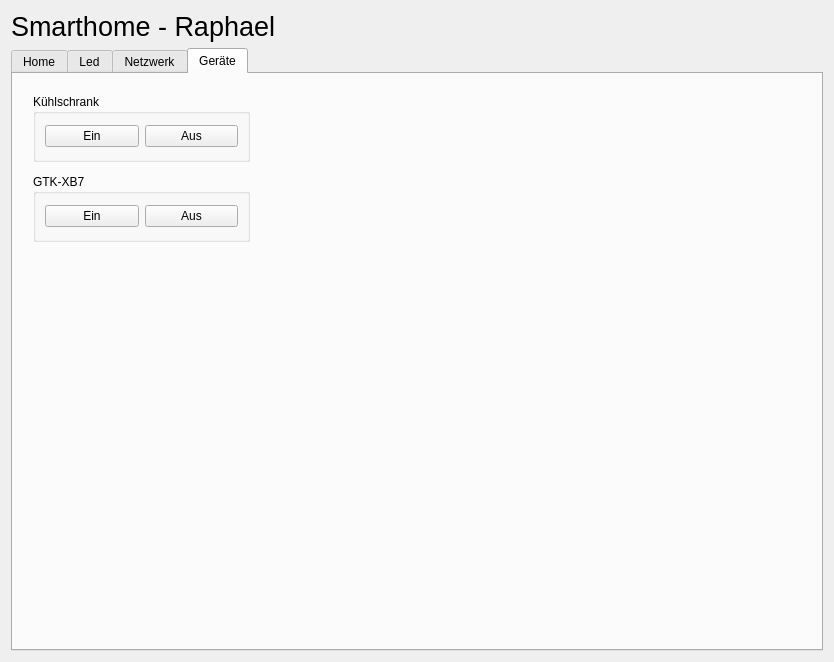
<?xml version="1.0" encoding="UTF-8"?>
<ui version="4.0">
 <class>Dialog</class>
 <widget class="QDialog" name="Dialog">
  <property name="geometry">
   <rect>
    <x>0</x>
    <y>0</y>
    <width>834</width>
    <height>662</height>
   </rect>
  </property>
  <property name="windowTitle">
   <string>Dialog</string>
  </property>
  <layout class="QVBoxLayout" name="verticalLayout">
   <item>
    <layout class="QHBoxLayout" name="horizontalLayout">
     <item>
      <widget class="QLabel" name="label">
       <property name="font">
        <font>
         <pointsize>20</pointsize>
        </font>
       </property>
       <property name="text">
        <string>Smarthome - Raphael</string>
       </property>
      </widget>
     </item>
    </layout>
   </item>
   <item>
    <layout class="QGridLayout" name="gridLayout">
     <item row="0" column="0">
      <widget class="QTabWidget" name="tabWidget">
       <property name="currentIndex">
        <number>3</number>
       </property>
       <widget class="QWidget" name="tab">
        <attribute name="title">
         <string>Home</string>
        </attribute>
        <widget class="QToolButton" name="toolButton">
         <property name="geometry">
          <rect>
           <x>856</x>
           <y>531</y>
           <width>41</width>
           <height>31</height>
          </rect>
         </property>
         <property name="text">
          <string>...</string>
         </property>
        </widget>
       </widget>
       <widget class="QWidget" name="home">
        <attribute name="title">
         <string>Led</string>
        </attribute>
        <layout class="QGridLayout" name="gridLayout_2">
         <item row="0" column="0">
          <widget class="QScrollArea" name="scrollArea">
           <property name="styleSheet">
            <string notr="true">background-color: rgb(240, 240, 240);</string>
           </property>
           <property name="widgetResizable">
            <bool>true</bool>
           </property>
           <widget class="QWidget" name="scrollAreaWidgetContents">
            <property name="geometry">
             <rect>
              <x>0</x>
              <y>0</y>
              <width>759</width>
              <height>943</height>
             </rect>
            </property>
            <layout class="QVBoxLayout" name="verticalLayout_3">
             <item>
              <widget class="QGroupBox" name="groupBox_7">
               <property name="enabled">
                <bool>true</bool>
               </property>
               <property name="minimumSize">
                <size>
                 <width>0</width>
                 <height>225</height>
                </size>
               </property>
               <property name="styleSheet">
                <string notr="true">background-color: rgb(255, 255, 255);</string>
               </property>
               <property name="title">
                <string>Alle Led's</string>
               </property>
               <widget class="QPushButton" name="Btn_LedColorAll">
                <property name="geometry">
                 <rect>
                  <x>590</x>
                  <y>20</y>
                  <width>93</width>
                  <height>28</height>
                 </rect>
                </property>
                <property name="text">
                 <string>Farbe</string>
                </property>
               </widget>
               <widget class="QWidget" name="widget_2" native="true">
                <property name="geometry">
                 <rect>
                  <x>690</x>
                  <y>20</y>
                  <width>360</width>
                  <height>200</height>
                 </rect>
                </property>
                <widget class="QWidget" name="W_ColorpickerAll" native="true">
                 <property name="geometry">
                  <rect>
                   <x>0</x>
                   <y>0</y>
                   <width>360</width>
                   <height>200</height>
                  </rect>
                 </property>
                </widget>
               </widget>
               <widget class="QLabel" name="L_Ledpin1">
                <property name="geometry">
                 <rect>
                  <x>10</x>
                  <y>30</y>
                  <width>81</width>
                  <height>31</height>
                 </rect>
                </property>
                <property name="text">
                 <string>Ledpin 1 :</string>
                </property>
               </widget>
               <widget class="QLabel" name="L_Ledpin2">
                <property name="geometry">
                 <rect>
                  <x>10</x>
                  <y>70</y>
                  <width>81</width>
                  <height>31</height>
                 </rect>
                </property>
                <property name="text">
                 <string>Ledpin 2 :</string>
                </property>
               </widget>
               <widget class="QLabel" name="L_Ledpin3">
                <property name="geometry">
                 <rect>
                  <x>10</x>
                  <y>110</y>
                  <width>81</width>
                  <height>31</height>
                 </rect>
                </property>
                <property name="text">
                 <string>Ledpin 3 :</string>
                </property>
               </widget>
               <widget class="QLabel" name="L_ShowColorAll">
                <property name="geometry">
                 <rect>
                  <x>590</x>
                  <y>60</y>
                  <width>71</width>
                  <height>31</height>
                 </rect>
                </property>
                <property name="font">
                 <font>
                  <family>Segoe UI Black</family>
                  <pointsize>12</pointsize>
                  <weight>75</weight>
                  <bold>true</bold>
                  <kerning>true</kerning>
                 </font>
                </property>
                <property name="text">
                 <string>Color</string>
                </property>
               </widget>
               <widget class="QPushButton" name="pushButton_8">
                <property name="geometry">
                 <rect>
                  <x>120</x>
                  <y>30</y>
                  <width>75</width>
                  <height>23</height>
                 </rect>
                </property>
                <property name="text">
                 <string>Test</string>
                </property>
               </widget>
              </widget>
             </item>
             <item>
              <widget class="QGroupBox" name="groupBox_8">
               <property name="minimumSize">
                <size>
                 <width>0</width>
                 <height>225</height>
                </size>
               </property>
               <property name="styleSheet">
                <string notr="true">background-color: rgb(255, 255, 255);</string>
               </property>
               <property name="title">
                <string>Ledband 1</string>
               </property>
               <widget class="QPushButton" name="Btn_LedColor1">
                <property name="geometry">
                 <rect>
                  <x>580</x>
                  <y>20</y>
                  <width>93</width>
                  <height>28</height>
                 </rect>
                </property>
                <property name="text">
                 <string>Farbe</string>
                </property>
               </widget>
               <widget class="QWidget" name="W_Colorpicker1" native="true">
                <property name="geometry">
                 <rect>
                  <x>690</x>
                  <y>10</y>
                  <width>360</width>
                  <height>200</height>
                 </rect>
                </property>
               </widget>
               <widget class="QGroupBox" name="groupBox_12">
                <property name="geometry">
                 <rect>
                  <x>10</x>
                  <y>20</y>
                  <width>61</width>
                  <height>61</height>
                 </rect>
                </property>
                <property name="title">
                 <string>Pin</string>
                </property>
                <layout class="QGridLayout" name="gridLayout_7">
                 <item row="0" column="1">
                  <widget class="QSpinBox" name="SP_Ledband_1">
                   <property name="maximum">
                    <number>40</number>
                   </property>
                  </widget>
                 </item>
                </layout>
               </widget>
               <widget class="QLabel" name="L_ShowColor1">
                <property name="geometry">
                 <rect>
                  <x>580</x>
                  <y>60</y>
                  <width>71</width>
                  <height>31</height>
                 </rect>
                </property>
                <property name="font">
                 <font>
                  <family>Segoe UI Black</family>
                  <pointsize>12</pointsize>
                  <weight>75</weight>
                  <bold>true</bold>
                  <kerning>true</kerning>
                 </font>
                </property>
                <property name="text">
                 <string>Color</string>
                </property>
               </widget>
               <widget class="QGroupBox" name="groupBox">
                <property name="geometry">
                 <rect>
                  <x>100</x>
                  <y>20</y>
                  <width>134</width>
                  <height>200</height>
                 </rect>
                </property>
                <property name="title">
                 <string>Modus</string>
                </property>
                <layout class="QGridLayout" name="gridLayout_4">
                 <item row="0" column="0">
                  <widget class="QPushButton" name="pushButton">
                   <property name="text">
                    <string>Rainbow</string>
                   </property>
                  </widget>
                 </item>
                 <item row="1" column="0">
                  <widget class="QPushButton" name="pushButton_4">
                   <property name="text">
                    <string>Rainbow Full</string>
                   </property>
                  </widget>
                 </item>
                 <item row="2" column="0">
                  <widget class="QPushButton" name="pushButton_3">
                   <property name="text">
                    <string>Theater Chase</string>
                   </property>
                  </widget>
                 </item>
                 <item row="3" column="0">
                  <widget class="QPushButton" name="pushButton_6">
                   <property name="text">
                    <string>Theater Chase Rainbow</string>
                   </property>
                  </widget>
                 </item>
                 <item row="4" column="0">
                  <widget class="QPushButton" name="pushButton_2">
                   <property name="text">
                    <string>Color Wipe</string>
                   </property>
                  </widget>
                 </item>
                 <item row="5" column="0">
                  <widget class="QPushButton" name="pushButton_9">
                   <property name="text">
                    <string>Color Wipe</string>
                   </property>
                  </widget>
                 </item>
                </layout>
               </widget>
               <widget class="QGroupBox" name="groupBox_2">
                <property name="geometry">
                 <rect>
                  <x>250</x>
                  <y>20</y>
                  <width>321</width>
                  <height>201</height>
                 </rect>
                </property>
                <property name="title">
                 <string>Control</string>
                </property>
                <widget class="QSlider" name="horizontalSlider">
                 <property name="geometry">
                  <rect>
                   <x>110</x>
                   <y>30</y>
                   <width>160</width>
                   <height>22</height>
                  </rect>
                 </property>
                 <property name="autoFillBackground">
                  <bool>false</bool>
                 </property>
                 <property name="value">
                  <number>0</number>
                 </property>
                 <property name="orientation">
                  <enum>Qt::Horizontal</enum>
                 </property>
                 <property name="invertedAppearance">
                  <bool>false</bool>
                 </property>
                 <property name="invertedControls">
                  <bool>false</bool>
                 </property>
                </widget>
                <widget class="QSlider" name="horizontalSlider_2">
                 <property name="geometry">
                  <rect>
                   <x>110</x>
                   <y>90</y>
                   <width>160</width>
                   <height>22</height>
                  </rect>
                 </property>
                 <property name="autoFillBackground">
                  <bool>false</bool>
                 </property>
                 <property name="value">
                  <number>0</number>
                 </property>
                 <property name="orientation">
                  <enum>Qt::Horizontal</enum>
                 </property>
                 <property name="invertedAppearance">
                  <bool>false</bool>
                 </property>
                 <property name="invertedControls">
                  <bool>false</bool>
                 </property>
                </widget>
                <widget class="QSlider" name="horizontalSlider_3">
                 <property name="geometry">
                  <rect>
                   <x>110</x>
                   <y>150</y>
                   <width>160</width>
                   <height>22</height>
                  </rect>
                 </property>
                 <property name="autoFillBackground">
                  <bool>false</bool>
                 </property>
                 <property name="value">
                  <number>0</number>
                 </property>
                 <property name="orientation">
                  <enum>Qt::Horizontal</enum>
                 </property>
                 <property name="invertedAppearance">
                  <bool>false</bool>
                 </property>
                 <property name="invertedControls">
                  <bool>false</bool>
                 </property>
                </widget>
                <widget class="QLabel" name="label_2">
                 <property name="geometry">
                  <rect>
                   <x>20</x>
                   <y>30</y>
                   <width>42</width>
                   <height>16</height>
                  </rect>
                 </property>
                 <property name="text">
                  <string>Speed</string>
                 </property>
                </widget>
               </widget>
              </widget>
             </item>
             <item>
              <widget class="QGroupBox" name="groupBox_13">
               <property name="minimumSize">
                <size>
                 <width>0</width>
                 <height>225</height>
                </size>
               </property>
               <property name="styleSheet">
                <string notr="true">background-color: rgb(255, 255, 255);</string>
               </property>
               <property name="title">
                <string>Ledband 2</string>
               </property>
               <widget class="QPushButton" name="Btn_LedColor2">
                <property name="geometry">
                 <rect>
                  <x>580</x>
                  <y>20</y>
                  <width>93</width>
                  <height>28</height>
                 </rect>
                </property>
                <property name="text">
                 <string>Farbe</string>
                </property>
               </widget>
               <widget class="QGroupBox" name="groupBox_14">
                <property name="geometry">
                 <rect>
                  <x>-10</x>
                  <y>290</y>
                  <width>1059</width>
                  <height>284</height>
                 </rect>
                </property>
                <property name="title">
                 <string>Ledband 3</string>
                </property>
                <widget class="QWidget" name="widget_7" native="true">
                 <property name="geometry">
                  <rect>
                   <x>590</x>
                   <y>40</y>
                   <width>221</width>
                   <height>111</height>
                  </rect>
                 </property>
                </widget>
                <widget class="QPushButton" name="pushButton_7">
                 <property name="geometry">
                  <rect>
                   <x>350</x>
                   <y>60</y>
                   <width>93</width>
                   <height>28</height>
                  </rect>
                 </property>
                 <property name="text">
                  <string>Farbe</string>
                 </property>
                </widget>
               </widget>
               <widget class="QWidget" name="W_Colorpicker2" native="true">
                <property name="geometry">
                 <rect>
                  <x>690</x>
                  <y>10</y>
                  <width>360</width>
                  <height>200</height>
                 </rect>
                </property>
               </widget>
               <widget class="QGroupBox" name="groupBox_15">
                <property name="geometry">
                 <rect>
                  <x>10</x>
                  <y>20</y>
                  <width>61</width>
                  <height>64</height>
                 </rect>
                </property>
                <property name="title">
                 <string>Pin</string>
                </property>
                <layout class="QGridLayout" name="gridLayout_8">
                 <item row="1" column="0">
                  <widget class="QSpinBox" name="SP_Ledband_2">
                   <property name="maximum">
                    <number>40</number>
                   </property>
                  </widget>
                 </item>
                </layout>
               </widget>
               <widget class="QLabel" name="L_ShowColor2">
                <property name="geometry">
                 <rect>
                  <x>580</x>
                  <y>60</y>
                  <width>71</width>
                  <height>31</height>
                 </rect>
                </property>
                <property name="font">
                 <font>
                  <family>Segoe UI Black</family>
                  <pointsize>12</pointsize>
                  <weight>75</weight>
                  <bold>true</bold>
                  <kerning>true</kerning>
                 </font>
                </property>
                <property name="text">
                 <string>Color</string>
                </property>
               </widget>
               <widget class="QGroupBox" name="groupBox_3">
                <property name="geometry">
                 <rect>
                  <x>100</x>
                  <y>20</y>
                  <width>134</width>
                  <height>200</height>
                 </rect>
                </property>
                <property name="title">
                 <string>Modus</string>
                </property>
                <layout class="QGridLayout" name="gridLayout_5">
                 <item row="0" column="0">
                  <widget class="QPushButton" name="pushButton_10">
                   <property name="text">
                    <string>Rainbow</string>
                   </property>
                  </widget>
                 </item>
                 <item row="1" column="0">
                  <widget class="QPushButton" name="pushButton_11">
                   <property name="text">
                    <string>Rainbow Full</string>
                   </property>
                  </widget>
                 </item>
                 <item row="2" column="0">
                  <widget class="QPushButton" name="pushButton_12">
                   <property name="text">
                    <string>Theater Chase</string>
                   </property>
                  </widget>
                 </item>
                 <item row="3" column="0">
                  <widget class="QPushButton" name="pushButton_13">
                   <property name="text">
                    <string>Theater Chase Rainbow</string>
                   </property>
                  </widget>
                 </item>
                 <item row="4" column="0">
                  <widget class="QPushButton" name="pushButton_14">
                   <property name="text">
                    <string>Color Wipe</string>
                   </property>
                  </widget>
                 </item>
                 <item row="5" column="0">
                  <widget class="QPushButton" name="pushButton_15">
                   <property name="text">
                    <string>Color Wipe</string>
                   </property>
                  </widget>
                 </item>
                </layout>
               </widget>
               <widget class="QGroupBox" name="groupBox_5">
                <property name="geometry">
                 <rect>
                  <x>250</x>
                  <y>20</y>
                  <width>321</width>
                  <height>201</height>
                 </rect>
                </property>
                <property name="title">
                 <string>Control</string>
                </property>
                <widget class="QSlider" name="horizontalSlider_4">
                 <property name="geometry">
                  <rect>
                   <x>110</x>
                   <y>30</y>
                   <width>160</width>
                   <height>22</height>
                  </rect>
                 </property>
                 <property name="autoFillBackground">
                  <bool>false</bool>
                 </property>
                 <property name="value">
                  <number>0</number>
                 </property>
                 <property name="orientation">
                  <enum>Qt::Horizontal</enum>
                 </property>
                 <property name="invertedAppearance">
                  <bool>false</bool>
                 </property>
                 <property name="invertedControls">
                  <bool>false</bool>
                 </property>
                </widget>
                <widget class="QSlider" name="horizontalSlider_5">
                 <property name="geometry">
                  <rect>
                   <x>110</x>
                   <y>90</y>
                   <width>160</width>
                   <height>22</height>
                  </rect>
                 </property>
                 <property name="autoFillBackground">
                  <bool>false</bool>
                 </property>
                 <property name="value">
                  <number>0</number>
                 </property>
                 <property name="orientation">
                  <enum>Qt::Horizontal</enum>
                 </property>
                 <property name="invertedAppearance">
                  <bool>false</bool>
                 </property>
                 <property name="invertedControls">
                  <bool>false</bool>
                 </property>
                </widget>
                <widget class="QSlider" name="horizontalSlider_6">
                 <property name="geometry">
                  <rect>
                   <x>110</x>
                   <y>150</y>
                   <width>160</width>
                   <height>22</height>
                  </rect>
                 </property>
                 <property name="autoFillBackground">
                  <bool>false</bool>
                 </property>
                 <property name="value">
                  <number>0</number>
                 </property>
                 <property name="orientation">
                  <enum>Qt::Horizontal</enum>
                 </property>
                 <property name="invertedAppearance">
                  <bool>false</bool>
                 </property>
                 <property name="invertedControls">
                  <bool>false</bool>
                 </property>
                </widget>
                <widget class="QLabel" name="label_3">
                 <property name="geometry">
                  <rect>
                   <x>20</x>
                   <y>30</y>
                   <width>42</width>
                   <height>16</height>
                  </rect>
                 </property>
                 <property name="text">
                  <string>Speed</string>
                 </property>
                </widget>
               </widget>
              </widget>
             </item>
             <item>
              <widget class="QGroupBox" name="groupBox_16">
               <property name="minimumSize">
                <size>
                 <width>0</width>
                 <height>225</height>
                </size>
               </property>
               <property name="styleSheet">
                <string notr="true">background-color: rgb(255, 255, 255);</string>
               </property>
               <property name="title">
                <string>Ledband 3</string>
               </property>
               <widget class="QPushButton" name="Btn_LedColor3">
                <property name="geometry">
                 <rect>
                  <x>580</x>
                  <y>20</y>
                  <width>93</width>
                  <height>28</height>
                 </rect>
                </property>
                <property name="text">
                 <string>Farbe</string>
                </property>
               </widget>
               <widget class="QGroupBox" name="groupBox_17">
                <property name="geometry">
                 <rect>
                  <x>-10</x>
                  <y>290</y>
                  <width>1059</width>
                  <height>284</height>
                 </rect>
                </property>
                <property name="title">
                 <string>Ledband 3</string>
                </property>
                <widget class="QWidget" name="widget_5" native="true">
                 <property name="geometry">
                  <rect>
                   <x>590</x>
                   <y>40</y>
                   <width>221</width>
                   <height>111</height>
                  </rect>
                 </property>
                </widget>
                <widget class="QPushButton" name="pushButton_5">
                 <property name="geometry">
                  <rect>
                   <x>350</x>
                   <y>60</y>
                   <width>93</width>
                   <height>28</height>
                  </rect>
                 </property>
                 <property name="text">
                  <string>Farbe</string>
                 </property>
                </widget>
               </widget>
               <widget class="QWidget" name="W_Colorpicker3" native="true">
                <property name="geometry">
                 <rect>
                  <x>690</x>
                  <y>10</y>
                  <width>360</width>
                  <height>200</height>
                 </rect>
                </property>
               </widget>
               <widget class="QGroupBox" name="groupBox_18">
                <property name="geometry">
                 <rect>
                  <x>10</x>
                  <y>20</y>
                  <width>61</width>
                  <height>64</height>
                 </rect>
                </property>
                <property name="title">
                 <string>Pin</string>
                </property>
                <layout class="QGridLayout" name="gridLayout_9">
                 <item row="0" column="0">
                  <widget class="QSpinBox" name="SP_Ledband_3">
                   <property name="maximum">
                    <number>40</number>
                   </property>
                  </widget>
                 </item>
                </layout>
               </widget>
               <widget class="QLabel" name="L_ShowColor3">
                <property name="geometry">
                 <rect>
                  <x>580</x>
                  <y>60</y>
                  <width>71</width>
                  <height>31</height>
                 </rect>
                </property>
                <property name="font">
                 <font>
                  <family>Segoe UI Black</family>
                  <pointsize>12</pointsize>
                  <weight>75</weight>
                  <bold>true</bold>
                  <kerning>true</kerning>
                 </font>
                </property>
                <property name="text">
                 <string>Color</string>
                </property>
               </widget>
               <widget class="QGroupBox" name="groupBox_4">
                <property name="geometry">
                 <rect>
                  <x>100</x>
                  <y>20</y>
                  <width>134</width>
                  <height>200</height>
                 </rect>
                </property>
                <property name="title">
                 <string>Modus</string>
                </property>
                <layout class="QGridLayout" name="gridLayout_6">
                 <item row="0" column="0">
                  <widget class="QPushButton" name="pushButton_16">
                   <property name="text">
                    <string>Rainbow</string>
                   </property>
                  </widget>
                 </item>
                 <item row="1" column="0">
                  <widget class="QPushButton" name="pushButton_17">
                   <property name="text">
                    <string>Rainbow Full</string>
                   </property>
                  </widget>
                 </item>
                 <item row="2" column="0">
                  <widget class="QPushButton" name="pushButton_18">
                   <property name="text">
                    <string>Theater Chase</string>
                   </property>
                  </widget>
                 </item>
                 <item row="3" column="0">
                  <widget class="QPushButton" name="pushButton_19">
                   <property name="text">
                    <string>Theater Chase Rainbow</string>
                   </property>
                  </widget>
                 </item>
                 <item row="4" column="0">
                  <widget class="QPushButton" name="pushButton_20">
                   <property name="text">
                    <string>Color Wipe</string>
                   </property>
                  </widget>
                 </item>
                 <item row="5" column="0">
                  <widget class="QPushButton" name="pushButton_21">
                   <property name="text">
                    <string>Color Wipe</string>
                   </property>
                  </widget>
                 </item>
                </layout>
               </widget>
               <widget class="QGroupBox" name="groupBox_6">
                <property name="geometry">
                 <rect>
                  <x>250</x>
                  <y>20</y>
                  <width>321</width>
                  <height>201</height>
                 </rect>
                </property>
                <property name="title">
                 <string>Control</string>
                </property>
                <widget class="QSlider" name="horizontalSlider_7">
                 <property name="geometry">
                  <rect>
                   <x>110</x>
                   <y>30</y>
                   <width>160</width>
                   <height>22</height>
                  </rect>
                 </property>
                 <property name="autoFillBackground">
                  <bool>false</bool>
                 </property>
                 <property name="value">
                  <number>0</number>
                 </property>
                 <property name="orientation">
                  <enum>Qt::Horizontal</enum>
                 </property>
                 <property name="invertedAppearance">
                  <bool>false</bool>
                 </property>
                 <property name="invertedControls">
                  <bool>false</bool>
                 </property>
                </widget>
                <widget class="QSlider" name="horizontalSlider_8">
                 <property name="geometry">
                  <rect>
                   <x>110</x>
                   <y>90</y>
                   <width>160</width>
                   <height>22</height>
                  </rect>
                 </property>
                 <property name="autoFillBackground">
                  <bool>false</bool>
                 </property>
                 <property name="value">
                  <number>0</number>
                 </property>
                 <property name="orientation">
                  <enum>Qt::Horizontal</enum>
                 </property>
                 <property name="invertedAppearance">
                  <bool>false</bool>
                 </property>
                 <property name="invertedControls">
                  <bool>false</bool>
                 </property>
                </widget>
                <widget class="QSlider" name="horizontalSlider_9">
                 <property name="geometry">
                  <rect>
                   <x>110</x>
                   <y>150</y>
                   <width>160</width>
                   <height>22</height>
                  </rect>
                 </property>
                 <property name="autoFillBackground">
                  <bool>false</bool>
                 </property>
                 <property name="value">
                  <number>0</number>
                 </property>
                 <property name="orientation">
                  <enum>Qt::Horizontal</enum>
                 </property>
                 <property name="invertedAppearance">
                  <bool>false</bool>
                 </property>
                 <property name="invertedControls">
                  <bool>false</bool>
                 </property>
                </widget>
                <widget class="QLabel" name="label_4">
                 <property name="geometry">
                  <rect>
                   <x>20</x>
                   <y>30</y>
                   <width>42</width>
                   <height>16</height>
                  </rect>
                 </property>
                 <property name="text">
                  <string>Speed</string>
                 </property>
                </widget>
               </widget>
              </widget>
             </item>
            </layout>
           </widget>
          </widget>
         </item>
        </layout>
       </widget>
       <widget class="QWidget" name="tab_2">
        <attribute name="title">
         <string>Netzwerk</string>
        </attribute>
        <layout class="QGridLayout" name="gridLayout_3"/>
       </widget>
       <widget class="QWidget" name="tab_3">
        <attribute name="title">
         <string>Geräte</string>
        </attribute>
        <widget class="QGroupBox" name="groupBox_9">
         <property name="geometry">
          <rect>
           <x>20</x>
           <y>20</y>
           <width>217</width>
           <height>68</height>
          </rect>
         </property>
         <property name="title">
          <string>Kühlschrank</string>
         </property>
         <layout class="QHBoxLayout" name="horizontalLayout_2">
          <item>
           <widget class="QPushButton" name="Btn_FridgeOn">
            <property name="text">
             <string>Ein</string>
            </property>
           </widget>
          </item>
          <item>
           <widget class="QPushButton" name="Btn_FridgeOff">
            <property name="text">
             <string>Aus</string>
            </property>
           </widget>
          </item>
         </layout>
        </widget>
        <widget class="QGroupBox" name="groupBox_10">
         <property name="geometry">
          <rect>
           <x>20</x>
           <y>100</y>
           <width>217</width>
           <height>68</height>
          </rect>
         </property>
         <property name="title">
          <string>GTK-XB7</string>
         </property>
         <layout class="QHBoxLayout" name="horizontalLayout_3">
          <item>
           <widget class="QPushButton" name="Btn_GTKXB7On">
            <property name="text">
             <string>Ein</string>
            </property>
           </widget>
          </item>
          <item>
           <widget class="QPushButton" name="Btn_GTKXB7Off">
            <property name="text">
             <string>Aus</string>
            </property>
           </widget>
          </item>
         </layout>
        </widget>
        <widget class="QWidget" name="QW_Statusled_1" native="true">
         <property name="geometry">
          <rect>
           <x>250</x>
           <y>30</y>
           <width>71</width>
           <height>61</height>
          </rect>
         </property>
        </widget>
        <widget class="QWidget" name="QW_Statusled_2" native="true">
         <property name="geometry">
          <rect>
           <x>250</x>
           <y>110</y>
           <width>71</width>
           <height>61</height>
          </rect>
         </property>
        </widget>
       </widget>
      </widget>
     </item>
    </layout>
   </item>
  </layout>
 </widget>
 <resources/>
 <connections/>
</ui>
